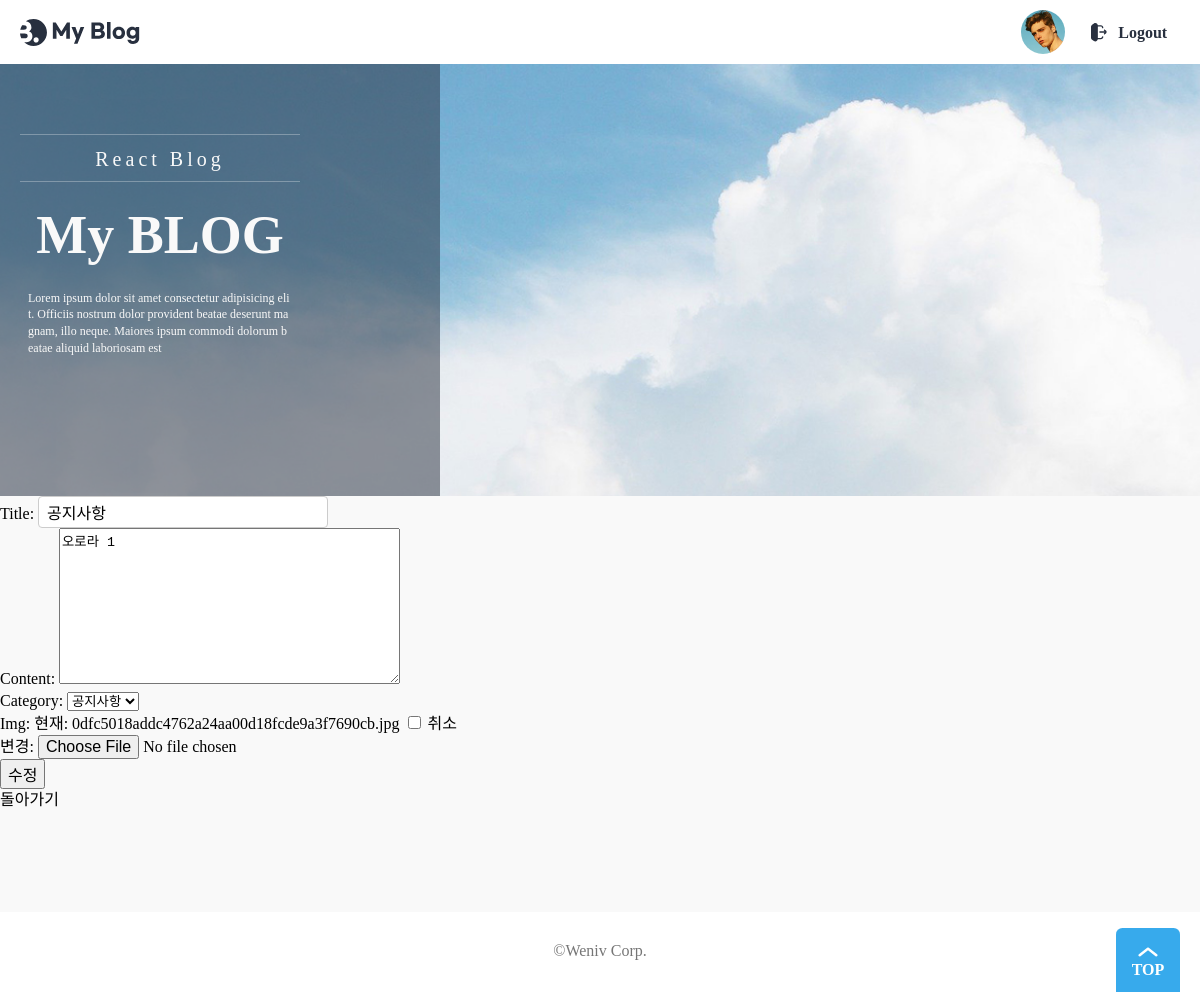
/blog/1/edit/ (signed in), run on an earlier commit of the app's database.
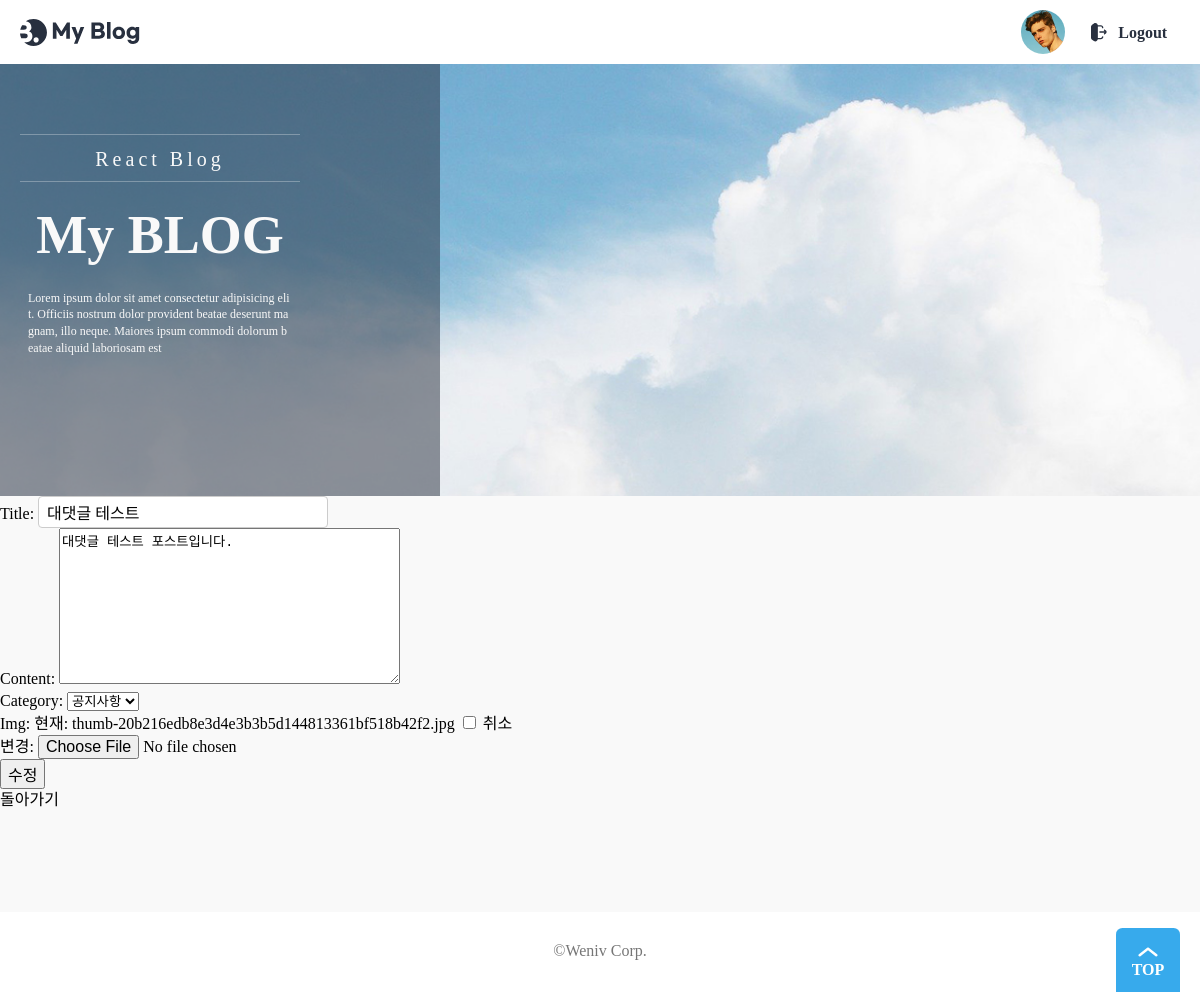
And on a later commit of the database.
### posts/models.py (models this page shows, shortened)
class Post(models.Model):
    title = models.CharField(max_length=20)
    content = models.TextField()
    writer = models.ForeignKey(User, on_delete=models.CASCADE)  # user foreignkey
    category_choices = (('일반', '일반'), ('공지사항', '공지사항'))
    category = models.CharField(max_length=20, choices=category_choices)
    created_at = models.DateTimeField(auto_now_add=True)
    updated_at = models.DateTimeField(auto_now=True)
    hit = models.PositiveIntegerField(default=0)
    img = models.ImageField(upload_to="", blank=True, null=True)

### posts/views.py (the view, shortened to what this page needs)
# urls.py: path('<int:post_id>/edit/', PostEdit, name='edit'),
class PostEdit(LoginRequiredMixin, UpdateView):
    login_url = reverse_lazy('accounts:login')
    model = Post
    fields = ['title', 'content', 'category', 'img']
    template_name = 'posts/edit.html'
    context_object_name = 'post'
    success_url = reverse_lazy('blog:list')
    def get_object(self):
        object = get_object_or_404(Post, id=self.kwargs['post_id'])
        return object

### posts/templates/posts/edit.html (shortened to what this page needs)
{% extends 'base.html' %}
{% load static %}
{% block content %}
<head>
    <link rel="stylesheet" type="text/css" href="{% static 'css/common.css' %}">
    <link rel="stylesheet" type="text/css" href="{% static 'css/table.css' %}">
    <link rel="stylesheet" type="text/css" href="{% static 'css/write.css' %}">
</head>
<form action="{% url 'blog:edit' post.id %}" method="post" enctype="multipart/form-data">
    {{ form.as_p }}
    <input type="submit" value="수정">
</form>
<a href="{% url 'blog:list' %}">돌아가기</a>
{% endblock %}

What changed in the data, as far as the page shows it:
changed Post "공지사항": title "공지사항" → "대댓글 테스트"; content "오로라 1" → "대댓글 테스트 포스트입니다."
Also different on the page:
text no longer shown: "Title: Content: Category: Img: 현재: 0dfc5018addc4762a24aa00d18fcde9a3f7690cb.jpg 취소 변경:"
text now shown: "Title: Content: Category: Img: 현재: thumb-20b216edb8e3d4e3b3b5d144813361bf518b42f2.jpg 취소 변경:"
